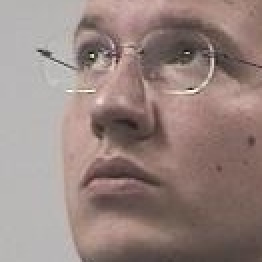
#> input picture 21pose-test/1 person01175+30+45 Cropped.jpg, 131 x 131 px (shown 2 times larger); its folder holds only this picture in this run
$ python read_data_test.py
#> lines starting #> are read from the running program, lines starting #| are printed output that depends on the picture
import cv2, os, glob, re, time
from PIL import Image
import numpy as np
import matplotlib.pyplot as plt

start = time.time()
def splitstring(word):
    label = np.zeros(22);
    x = re.split(" ", word)
    if(x[0] != 'nonface'):
        label[0] = 1
        label[int(x[0])] = 1
    return label

# read several image
img_dir = "21pose-test" # Enter Directory of all images
data_path = os.path.join(img_dir,'*jpg')
files = glob.glob(data_path)

img_dir = "21pose-test" # Enter Directory of all images
data_path = os.path.join(img_dir,'*png')
files_png = glob.glob(data_path)

data = []
label = []

for f1 in files:
    image = cv2.imread(f1)
#> image is the input picture: shape (131, 131, 3); mean B, G, R 127.9, 132.9, 151.7
    base = os.path.basename(f1)
    base = os.path.splitext(base)
    # title = splitstring(base[0])
    title = splitstring(base[0])
    # print(title)

    image = cv2.cvtColor(image, cv2.COLOR_BGR2GRAY)
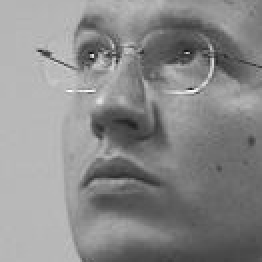
#> image: shape (131, 131) (shown 2 times larger); min 12, max 254, mean 138
    layer = image
    layer = cv2.resize(layer,(100,100))

    height = layer.shape[0]
#> height = 100
    width = layer.shape[1]
#> width = 100
    pad = 16

    new_layer = np.ones([height + 2*pad, width + 2*pad])
    new_layer += 128
    for i in range(height):
        for j in range(width):
            new_layer[i + pad][j + pad] = layer[i][j]
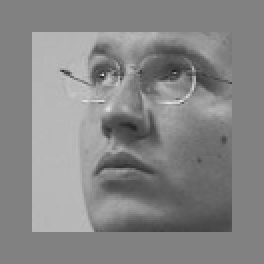
#> new_layer: shape (132, 132) float64 (shown 2 times larger); min 31, max 227, mean 134.1

    # plt.imshow(new_layer, cmap='gray')
    # plt.show()
    # cv2.waitKey(1000)

    data.append(new_layer)
    label.append(title)

for f1 in files_png:
    image = cv2.imread(f1)
    base = os.path.basename(f1)
    base = os.path.splitext(base)
    # title = splitstring(base[0])
    title = splitstring(base[0])
    # print(title)

    image = cv2.cvtColor(image, cv2.COLOR_BGR2GRAY)
    layer = image
    layer = cv2.resize(layer,(100,100))

    height = layer.shape[0]
    width = layer.shape[1]
    pad = 16

    new_layer = np.ones([height + 2*pad, width + 2*pad])
    new_layer += 128
    for i in range(height):
        for j in range(width):
            new_layer[i + pad][j + pad] = layer[i][j]

    data.append(new_layer)
    label.append(title)

data = np.array(data)
label = np.array(label)
end = time.time()
print("read data complete " , round(end-start,2) , "s, total : ", len(data))
#| read data complete  0.02 s, total :  1
# cv2.imshow('data',data[0])
# cv2.waitKey(1000)

$ run again, on 21pose-test/13 person01144+0-30 Cropped.jpg
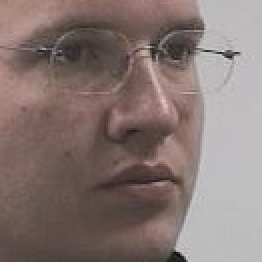
#> input picture 21pose-test/13 person01144+0-30 Cropped.jpg, 131 x 131 px (shown 2 times larger)
#> image is the input picture: shape (131, 131, 3); mean B, G, R 114.5, 118.5, 134.4
#> `image = cv2.cvtColor(image, cv2.COLOR_BGR2GRAY)`:
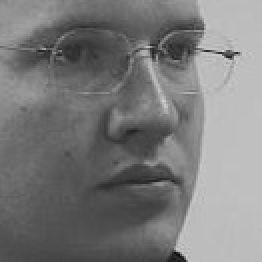
#> image: shape (131, 131) (shown 2 times larger); min 11, max 215, mean 122.8
#> after the loop `for i in range(height):`:
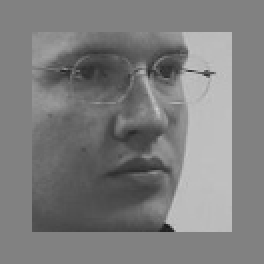
#> new_layer: shape (132, 132) float64 (shown 2 times larger); min 25, max 205, mean 125.4
#| read data complete  0.01 s, total :  1

$ run again, on 21pose-test/14 person01143+0-45 Cropped.jpg
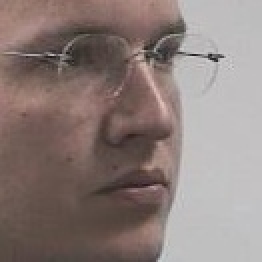
#> input picture 21pose-test/14 person01143+0-45 Cropped.jpg, 131 x 131 px (shown 2 times larger)
#> image is the input picture: shape (131, 131, 3); mean B, G, R 122.1, 125.8, 140.2
#> `image = cv2.cvtColor(image, cv2.COLOR_BGR2GRAY)`:
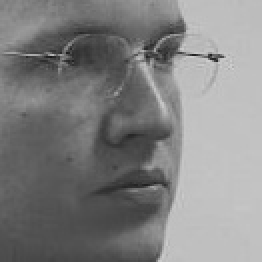
#> image: shape (131, 131) (shown 2 times larger); min 24, max 207, mean 129.7
#> after the loop `for i in range(height):`:
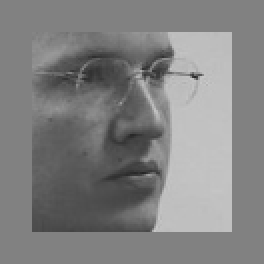
#> new_layer: shape (132, 132) float64 (shown 2 times larger); min 36, max 201, mean 129.4
#| read data complete  0.01 s, total :  1

$ run again, on 21pose-test/15 person01123-30+45 Cropped.jpg
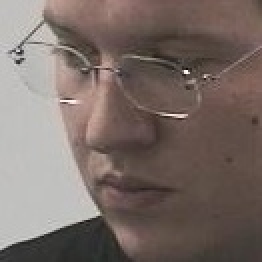
#> input picture 21pose-test/15 person01123-30+45 Cropped.jpg, 131 x 131 px (shown 2 times larger)
#> image is the input picture: shape (131, 131, 3); mean B, G, R 103, 108.5, 121.8
#> image: shape (131, 131)
#> `layer = cv2.resize(layer,(100,100))`:
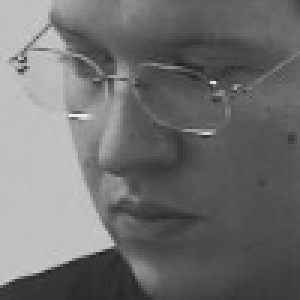
#> layer: shape (100, 100) (shown 3 times larger); min 31, max 236, mean 111.8
#> after the loop `for i in range(height):`:
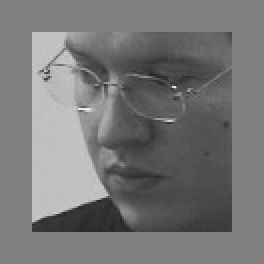
#> new_layer: shape (132, 132) float64 (shown 2 times larger); min 31, max 236, mean 119.1
#| read data complete  0.01 s, total :  1

$ run again, on 21pose-test/10 person01147+0+15 Cropped.jpg
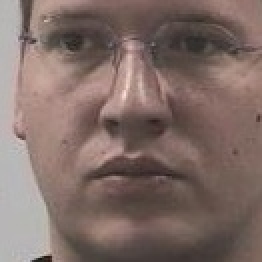
#> input picture 21pose-test/10 person01147+0+15 Cropped.jpg, 131 x 131 px (shown 2 times larger)
#> image is the input picture: shape (131, 131, 3); mean B, G, R 102.9, 108.7, 128.4
#> `image = cv2.cvtColor(image, cv2.COLOR_BGR2GRAY)`:
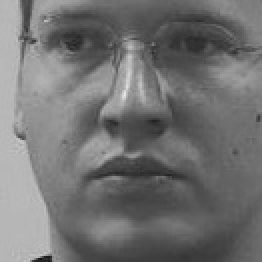
#> image: shape (131, 131) (shown 2 times larger); min 20, max 230, mean 113.9
#> after the loop `for i in range(height):`:
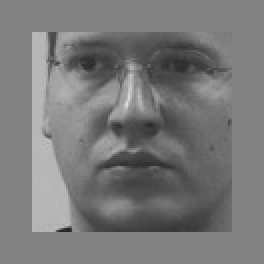
#> new_layer: shape (132, 132) float64 (shown 2 times larger); min 34, max 222, mean 120.3
#| read data complete  0.02 s, total :  1
